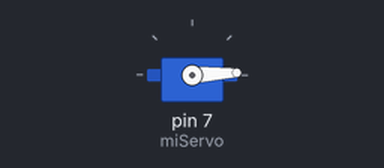
The sketch below on a simulated Arduino Uno, built with avr-gcc and run on an emulated ATmega328P. Shown: servo.

Above: at 0.05 s.
At 0.9 s:
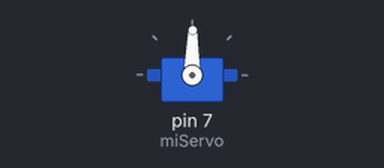
At 1.75 s:
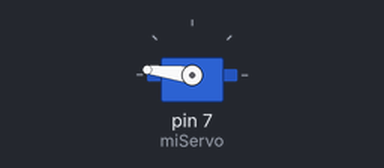
At 3.45 s:
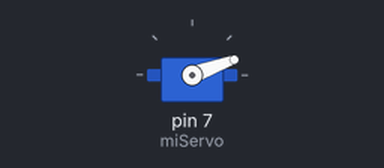
Timing chart, 0 to 8.4 s (numbered marks = the images above):
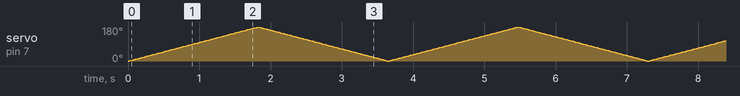

The sketch:

Servomotor.ino
```cpp
#include <Servo.h>

// Declaro mi objeto para servo
Servo miServo;
int i;

void setup() {
  miServo.attach(7);
}

void loop() {
  for(i=0;i<=180;i++){
    miServo.write(i);
    delay(10);
  }

  for(i=180;i>=0;i--){
    miServo.write(i);
    delay(10);
  }
}
```
